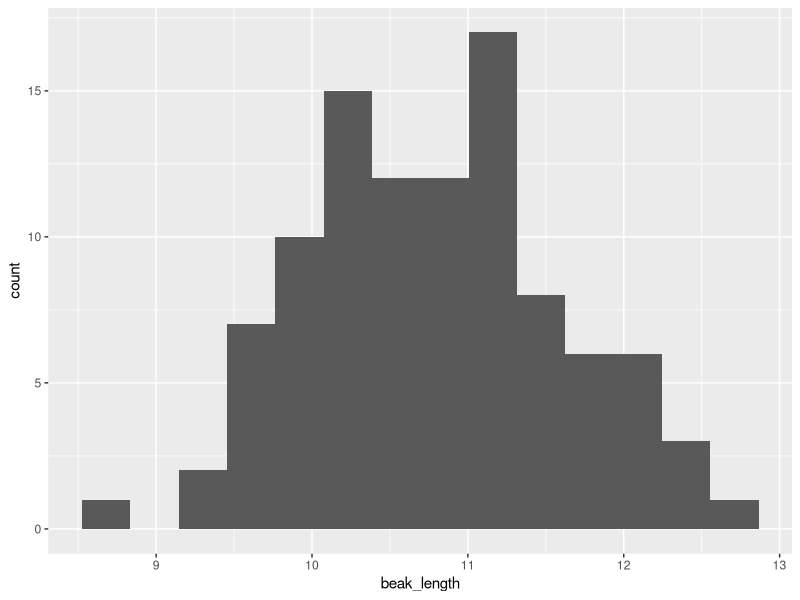
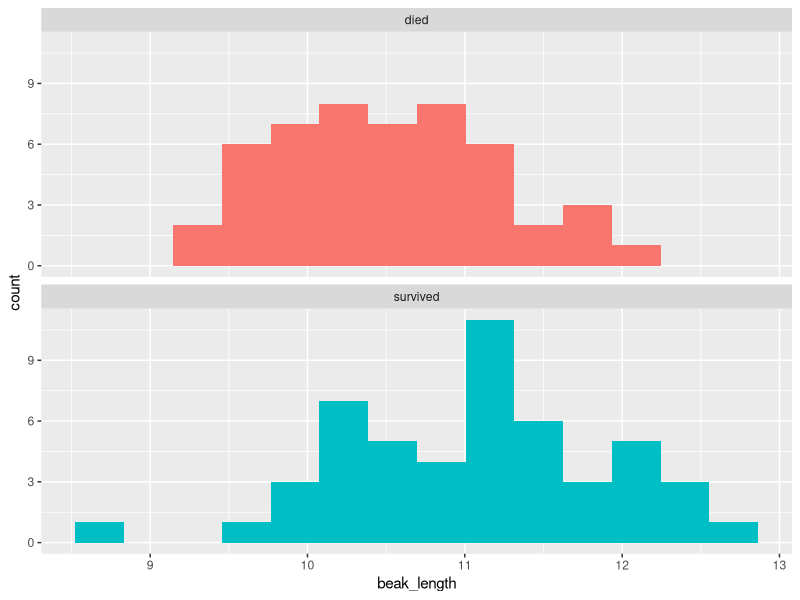
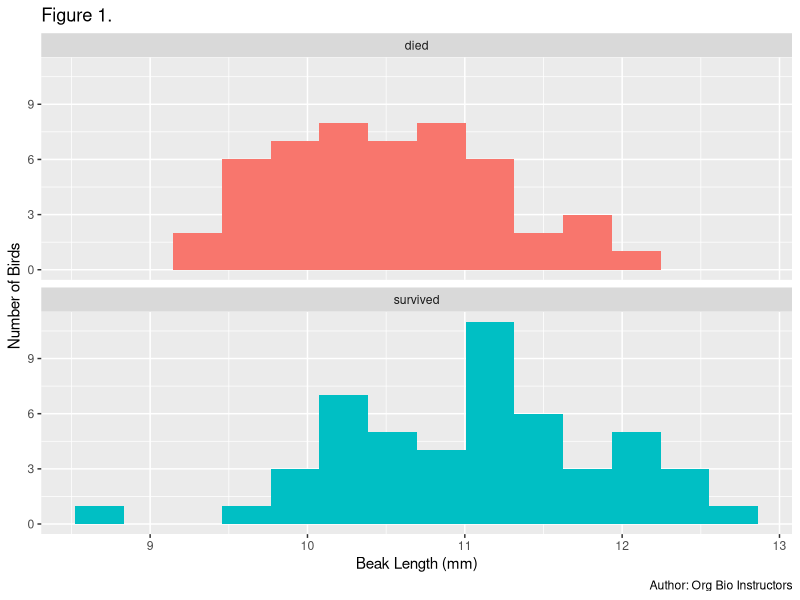
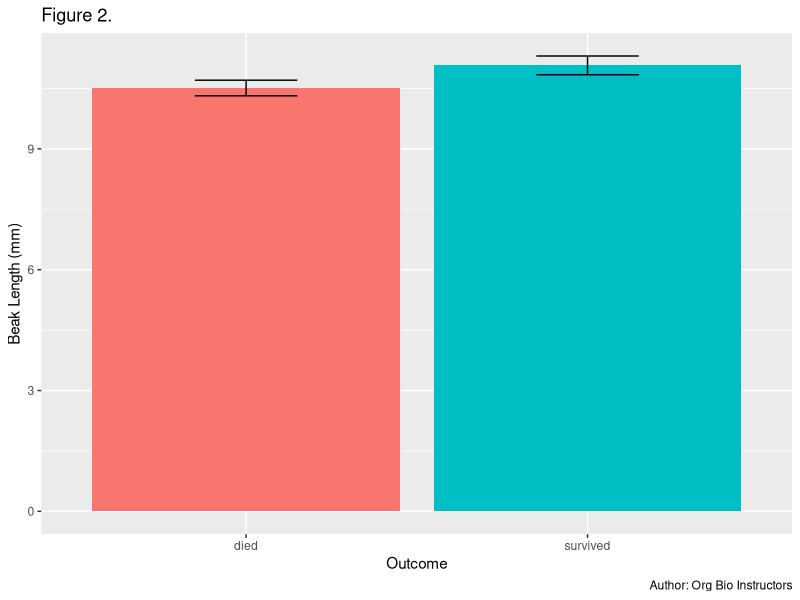

The R source for these figures, in order:
## ---- chunk 1
# load packages -----------------------------------------------------------

# run every time you restart RStudio
library(readxl)     # load readxl, for reading Excel files
library(tidyverse)  # load tidyverse, for working with datasets
## ---- chunk 2
# read data ----------------------------------------------------------------

# read the finches data
finches <- read_excel("finches-data.xlsx")
## ---- chunk 3
# print the results in the console
finches
## ---- chunk 4
# take a quick look at all the variables in the dataset
glimpse(finches)
## ---- chunk 5
# histogram ---------------------------------------------------------------

# histogram of beak length
ggplot(
  data = finches,                     # use the finches dataset
  mapping = aes(x = beak_length)      # put beak length on the x axis
) +
  geom_histogram(bins = 14)           # add the histogram, use 14 bins
## ---- chunk 6
# histogram of beak length, grouped by survival
ggplot(
  data = finches,                     # use the finches dataset
  mapping = aes(x = beak_length,      # put beak length on the x axis
                fill = outcome)       # fill sets the color of the boxes
) +
  geom_histogram(bins = 14) +         # add the histogram, use 14 bins
  facet_wrap(~ outcome, ncol = 1) +   # outcome is the grouping variable
  guides(fill = "none")               # don't show a legend for fill color
## ---- chunk 7
# histogram of beak length, grouped by survival, with labels
ggplot(
  data = finches,                     # use the finches dataset
  mapping = aes(x = beak_length,      # put beak length on the x axis
                fill = outcome)       # fill sets the color of the boxes
) +
  geom_histogram(bins = 14) +         # add the histogram, use 14 bins
  facet_wrap(~ outcome, ncol = 1) +   # outcome is the grouping variable
  guides(fill = "none") +             # don't show a legend for fill color
  labs(
    title = "Figure 1.",                      # this is the first figure
    x = "Beak Length (mm)",                   # human-readable x-axis label
    y = "Number of Birds",                    # human-readable y-axis label
    caption = "Author: Org Bio Instructors"   # so we know who made it
  )
## ---- chunk 8
# summarize ---------------------------------------------------------------

# summarize the dataset by outcome (survived vs. died)
beak_length_grouped_summary <- 
  finches %>% 
  group_by(outcome) %>% 
  summarize(
    mean = mean(beak_length),
    sample_size = n(),
    standard_error = sd(beak_length) / sqrt(sample_size),
    upper_conf_limit = mean + 1.96 * standard_error,
    lower_conf_limit = mean - 1.96 * standard_error
  ) %>% 
  print()                             # print the results in the console
## ---- chunk 9
# bar chart ---------------------------------------------------------------

# bar chart of mean beak lengths
ggplot(
  data = beak_length_grouped_summary,   # use summary data, not "finches"
  mapping = aes(x = outcome,            # survival on the x axis
                y = mean,               # mean beak length on the y axis
                fill = outcome)         # make died/survived different colors
) +
  geom_col() +                                # add columns
  geom_errorbar(                              # add error bars
    mapping = aes(ymin = lower_conf_limit,    #   lower 95% confidence limit
                  ymax = upper_conf_limit),   #   upper 95% confidence limit
    width = .3                                #   width of horizontal bars
  ) +
  guides(fill = "none") +                     # don't show fill color legend
  labs(
    title = "Figure 2.",                      # this is the second figure
    x = "Outcome",                            # human-readable x-axis label
    y = "Beak Length (mm)",                   # human-readable y-axis label
    caption = "Author: Org Bio Instructors"   # so we know who made it
  )
## ---- chunk 10
# t-test ------------------------------------------------------------------

# perform a two-sample t-test assuming unequal variances
t.test(beak_length ~ outcome, data = finches)
